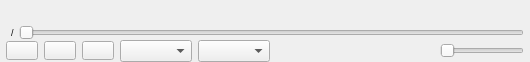
<?xml version="1.0" encoding="UTF-8"?>
<ui version="4.0">
 <class>MK_Player</class>
 <widget class="QWidget" name="MK_Player">
  <property name="geometry">
   <rect>
    <x>0</x>
    <y>0</y>
    <width>530</width>
    <height>62</height>
   </rect>
  </property>
  <property name="windowTitle">
   <string>Form</string>
  </property>
  <layout class="QVBoxLayout" name="verticalLayout">
   <property name="spacing">
    <number>0</number>
   </property>
   <property name="sizeConstraint">
    <enum>QLayout::SetDefaultConstraint</enum>
   </property>
   <property name="leftMargin">
    <number>0</number>
   </property>
   <property name="topMargin">
    <number>0</number>
   </property>
   <property name="rightMargin">
    <number>0</number>
   </property>
   <property name="bottomMargin">
    <number>0</number>
   </property>
   <item>
    <widget class="QWidget" name="player_widget" native="true">
     <property name="sizePolicy">
      <sizepolicy hsizetype="Expanding" vsizetype="Expanding">
       <horstretch>2</horstretch>
       <verstretch>2</verstretch>
      </sizepolicy>
     </property>
    </widget>
   </item>
   <item>
    <widget class="QWidget" name="control_bar" native="true">
     <layout class="QHBoxLayout" name="horizontalLayout">
      <property name="spacing">
       <number>0</number>
      </property>
      <property name="leftMargin">
       <number>0</number>
      </property>
      <property name="topMargin">
       <number>0</number>
      </property>
      <property name="rightMargin">
       <number>0</number>
      </property>
      <property name="bottomMargin">
       <number>0</number>
      </property>
      <item>
       <layout class="QVBoxLayout" name="verticalLayout_2">
        <property name="spacing">
         <number>0</number>
        </property>
        <property name="leftMargin">
         <number>6</number>
        </property>
        <property name="topMargin">
         <number>0</number>
        </property>
        <property name="rightMargin">
         <number>6</number>
        </property>
        <property name="bottomMargin">
         <number>0</number>
        </property>
        <item>
         <layout class="QHBoxLayout" name="horizontalLayout_2">
          <property name="leftMargin">
           <number>0</number>
          </property>
          <property name="topMargin">
           <number>0</number>
          </property>
          <property name="rightMargin">
           <number>0</number>
          </property>
          <property name="bottomMargin">
           <number>0</number>
          </property>
          <item>
           <widget class="QLabel" name="player_lbl_current_time">
            <property name="font">
             <font>
              <pointsize>7</pointsize>
             </font>
            </property>
            <property name="text">
             <string/>
            </property>
           </widget>
          </item>
          <item>
           <widget class="QLabel" name="player_lbl_divider">
            <property name="font">
             <font>
              <pointsize>7</pointsize>
             </font>
            </property>
            <property name="text">
             <string>/</string>
            </property>
           </widget>
          </item>
          <item>
           <widget class="QLabel" name="player_lbl_total_time">
            <property name="font">
             <font>
              <pointsize>7</pointsize>
             </font>
            </property>
            <property name="text">
             <string/>
            </property>
           </widget>
          </item>
          <item>
           <widget class="QSlider" name="player_slider_progress">
            <property name="minimumSize">
             <size>
              <width>100</width>
              <height>0</height>
             </size>
            </property>
            <property name="orientation">
             <enum>Qt::Horizontal</enum>
            </property>
           </widget>
          </item>
         </layout>
        </item>
        <item>
         <layout class="QHBoxLayout" name="horizontalLayout_3">
          <property name="spacing">
           <number>6</number>
          </property>
          <property name="leftMargin">
           <number>0</number>
          </property>
          <property name="topMargin">
           <number>0</number>
          </property>
          <property name="rightMargin">
           <number>0</number>
          </property>
          <property name="bottomMargin">
           <number>0</number>
          </property>
          <item>
           <widget class="QPushButton" name="player_btn_play">
            <property name="sizePolicy">
             <sizepolicy hsizetype="Preferred" vsizetype="Fixed">
              <horstretch>0</horstretch>
              <verstretch>0</verstretch>
             </sizepolicy>
            </property>
            <property name="maximumSize">
             <size>
              <width>16777215</width>
              <height>16777215</height>
             </size>
            </property>
            <property name="font">
             <font>
              <pointsize>7</pointsize>
             </font>
            </property>
            <property name="text">
             <string/>
            </property>
            <property name="checkable">
             <bool>true</bool>
            </property>
           </widget>
          </item>
          <item>
           <widget class="QPushButton" name="player_btn_prev">
            <property name="sizePolicy">
             <sizepolicy hsizetype="Preferred" vsizetype="Fixed">
              <horstretch>0</horstretch>
              <verstretch>0</verstretch>
             </sizepolicy>
            </property>
            <property name="maximumSize">
             <size>
              <width>16777215</width>
              <height>16777215</height>
             </size>
            </property>
            <property name="font">
             <font>
              <pointsize>7</pointsize>
             </font>
            </property>
            <property name="focusPolicy">
             <enum>Qt::NoFocus</enum>
            </property>
            <property name="text">
             <string/>
            </property>
           </widget>
          </item>
          <item>
           <widget class="QPushButton" name="player_btn_next">
            <property name="sizePolicy">
             <sizepolicy hsizetype="Preferred" vsizetype="Fixed">
              <horstretch>0</horstretch>
              <verstretch>0</verstretch>
             </sizepolicy>
            </property>
            <property name="maximumSize">
             <size>
              <width>16777215</width>
              <height>16777215</height>
             </size>
            </property>
            <property name="font">
             <font>
              <pointsize>7</pointsize>
             </font>
            </property>
            <property name="focusPolicy">
             <enum>Qt::NoFocus</enum>
            </property>
            <property name="text">
             <string/>
            </property>
           </widget>
          </item>
          <item>
           <widget class="QComboBox" name="player_audio_select"/>
          </item>
          <item>
           <widget class="QComboBox" name="player_sub_select"/>
          </item>
          <item>
           <spacer name="player_horizontalSpacer">
            <property name="orientation">
             <enum>Qt::Horizontal</enum>
            </property>
            <property name="sizeHint" stdset="0">
             <size>
              <width>40</width>
              <height>20</height>
             </size>
            </property>
           </spacer>
          </item>
          <item>
           <widget class="QSlider" name="player_slider_volume">
            <property name="sizePolicy">
             <sizepolicy hsizetype="Fixed" vsizetype="Fixed">
              <horstretch>0</horstretch>
              <verstretch>0</verstretch>
             </sizepolicy>
            </property>
            <property name="maximum">
             <number>100</number>
            </property>
            <property name="orientation">
             <enum>Qt::Horizontal</enum>
            </property>
            <property name="invertedAppearance">
             <bool>false</bool>
            </property>
           </widget>
          </item>
         </layout>
        </item>
       </layout>
      </item>
     </layout>
    </widget>
   </item>
   <item>
    <spacer name="verticalSpacer">
     <property name="orientation">
      <enum>Qt::Vertical</enum>
     </property>
     <property name="sizeHint" stdset="0">
      <size>
       <width>20</width>
       <height>0</height>
      </size>
     </property>
    </spacer>
   </item>
  </layout>
 </widget>
 <resources/>
 <connections/>
</ui>
